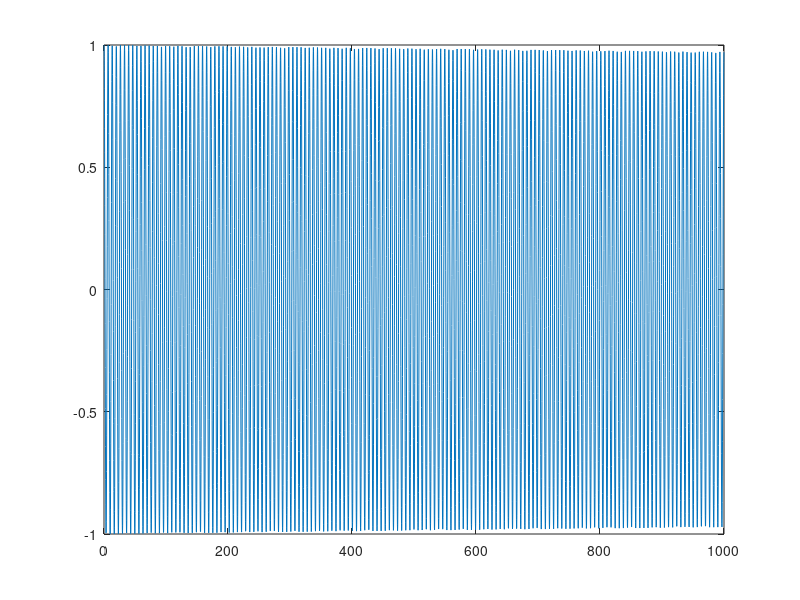

Recreate this plot in MATLAB.
clc
clf
% verified
clearvars
% qddot + a(1)*q  = 0
qmax=1;
a1=0.9;

tmax=1000;
time=0:0.01:tmax;

ode=@(t,w_h)[w_h(2);-a1*w_h(1)];
[t,w_h]=ode45(ode, [0 tmax],[qmax 0]);
plot(t,w_h(:,1));

